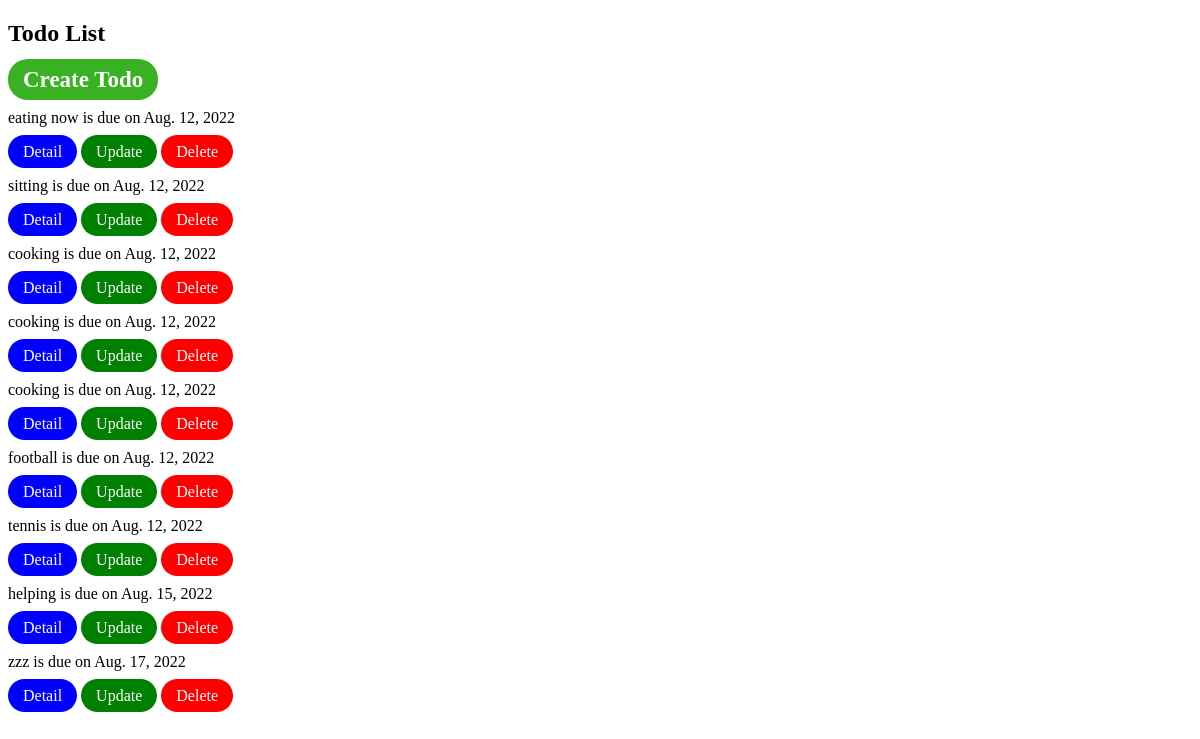
The app's page / (signed in) with its own data.
### todo/models.py (models this page shows, shortened)
class Todo(models.Model):
    name = models.CharField(max_length=100)
    due_date = models.DateField()

### todo/views.py (the view)
# urls.py: path('', todo_list),
def todo_list(request):
    todolist = Todo.objects.all()
    context = {
        'todolist': todolist
    }
    return render(request, 'todo/todo_list.html', context)

### todo/templates/todo/todo_list.html (shortened to what this page needs)
{% load static %}
<!DOCTYPE html>
<html lang="en">
  <head>
    <link rel="stylesheet" href="{% static 'css/style.css'%}">
  </head>
  <body>
    <h2>Todo List</h2>
    <a class="create" href="/todo_create">Create Todo</a>
    {% for eachTodo in todolist %}
    <p>{{eachTodo.name}} is due on {{eachTodo.due_date}}</p>
    <a class="detail" href="/{{ eachTodo.id}}">Detail</a>
    <a class="update" href="/{{eachTodo.id}}/todo_update">Update</a>
    <a class="delete" href="/{{eachTodo.id}}/todo_delete">Delete</a>
    {% endfor %}
  </body>
</html>

### static/css/style.css (style rules this page uses)
.detail, .update, .delete, .create { text-decoration: none; color: white; padding: 8px 15px; border-radius: 20px; }
.detail { background-color: blue; }
.update { background-color: green; }
.delete { background-color: red; }
.create { text-decoration: none; font-size: 23px; font-weight: bold; background-color: rgb(56, 177, 35); }

### records on screen
Todo: name "eating now", due_date "Aug. 12, 2022"
Todo: name "sitting", due_date "Aug. 12, 2022"
Todo: name "cooking", due_date "Aug. 12, 2022"
Todo: name "cooking", due_date "Aug. 12, 2022"
Todo: name "cooking", due_date "Aug. 12, 2022"
Todo: name "football", due_date "Aug. 12, 2022"
Todo: name "tennis", due_date "Aug. 12, 2022"
Todo: name "helping", due_date "Aug. 15, 2022"
Todo: name "zzz", due_date "Aug. 17, 2022"
